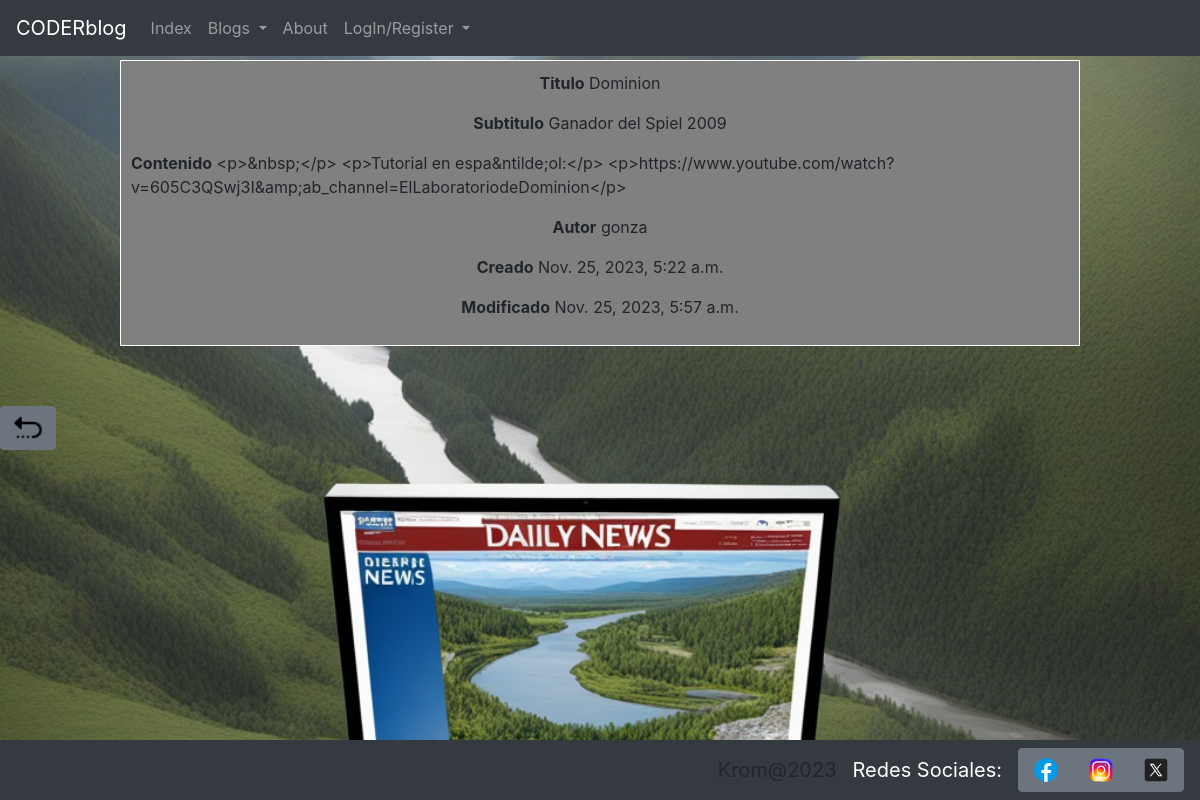
The app's page /pages/detail/10/ with its own data.
### papers/models.py (models this page shows)
class Articulo(models.Model):
    titulo = models.CharField(max_length=150)
    subtitulo = models.CharField(max_length=250)
    contenido = RichTextField(blank=True, null=True)
    autor = models.CharField(max_length=150)
    creado = models.DateTimeField(auto_now_add=True)
    editado = models.DateTimeField(auto_now=True)
    imagen = models.ImageField(upload_to='articulo', null=True, blank=True)

### papers/views.py (the view)
# urls.py: path('detail/<int:pk>/',        ArticuloDetailView.as_view(),       name='detalle'),
class ArticuloDetailView(DetailView):
    model = Articulo
    fields = ('titulo', 'subtitulo', 'contenido', 'autor', 'creado', 'modificado')
    success_url = reverse_lazy('listar')

### papers/templates/papers/articulo_detail.html (shortened to what this page needs)
{% extends "base.html" %}
{% load static %}
{% block contenido %}
<div class='contenido'>
<p>
<strong>Titulo</strong> {{ object.titulo }}
</p>
<p>
<strong>Subtitulo</strong> {{ object.subtitulo }}
</p>
<p>
<strong>Contenido</strong> {{ object.contenido }}
</p>
<p>
<strong>Autor</strong> {{ object.autor }}
</p>
<p>
<strong>Creado</strong> {{ object.creado }}
</p>
<p>
<strong>Modificado</strong> {{ object.editado }}
</p>
</div>
<button type="button" class="btn btn-secondary">
    <a class="enlace" href="{% url 'listar' %}">
        <img src="{% static 'assets\img\icons8-volver-24.png' %}" width="30" height="30" alt="">
    </a>
</button>
{% endblock contenido %}

### static/css/style.css (style rules this page uses)
* { margin: 0; padding: 0; box-sizing: border-box; }
body { background-color: black; background-image: url(../assets/img/fondo.jpg); background-size: cover; }
.contenido { display: flexbox; place-items: center; place-content: center; width: 80%; justify-content: center; border: 1px solid white; margin: 60px 10% 60px 10%; padding: 10px 10px 10px 10px; background-color: gray; }

### records on screen
Articulo: titulo "Dominion", subtitulo "Ganador del Spiel 2009", contenido "<p>&nbsp;</p> <p>Tutorial en espa&ntilde;ol:</p> <p>https://www.youtube.com/watch?v=605C3QSwj3I&amp;ab_channel=ElLaboratoriodeDominion</p>", autor "gonza", creado "Nov. 25, 2023, 5:22 a.m.", editado "Nov. 25, 2023, 5:57 a.m."
